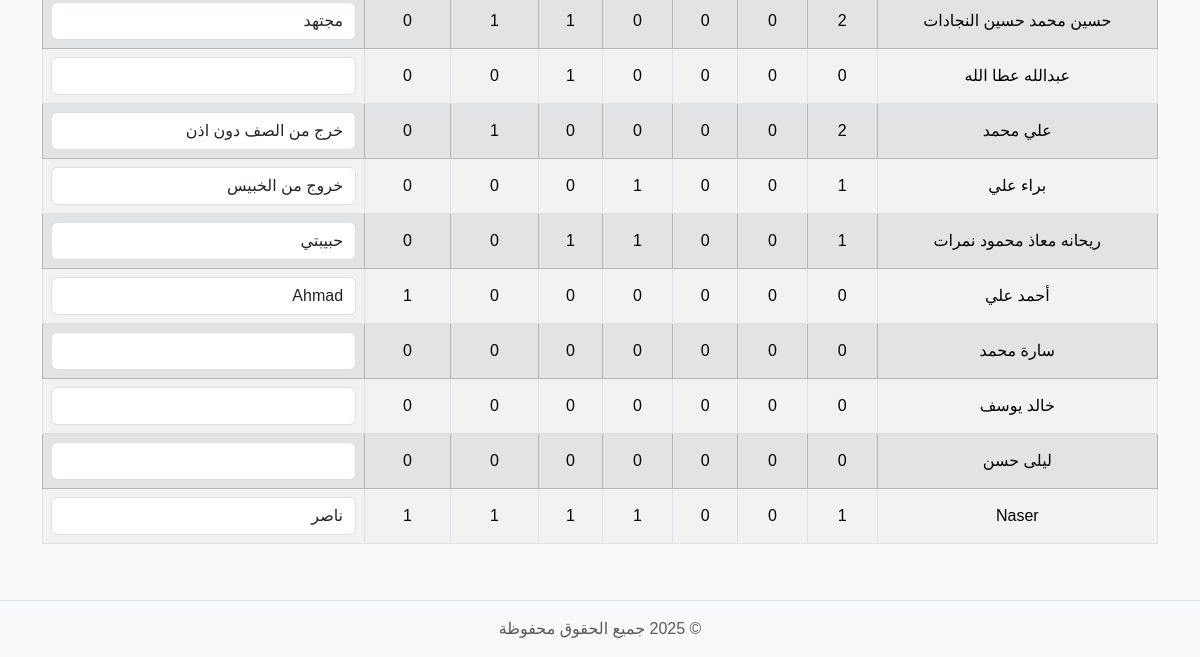
The page /reports (signed in, lower part) on the database as committed earlier.
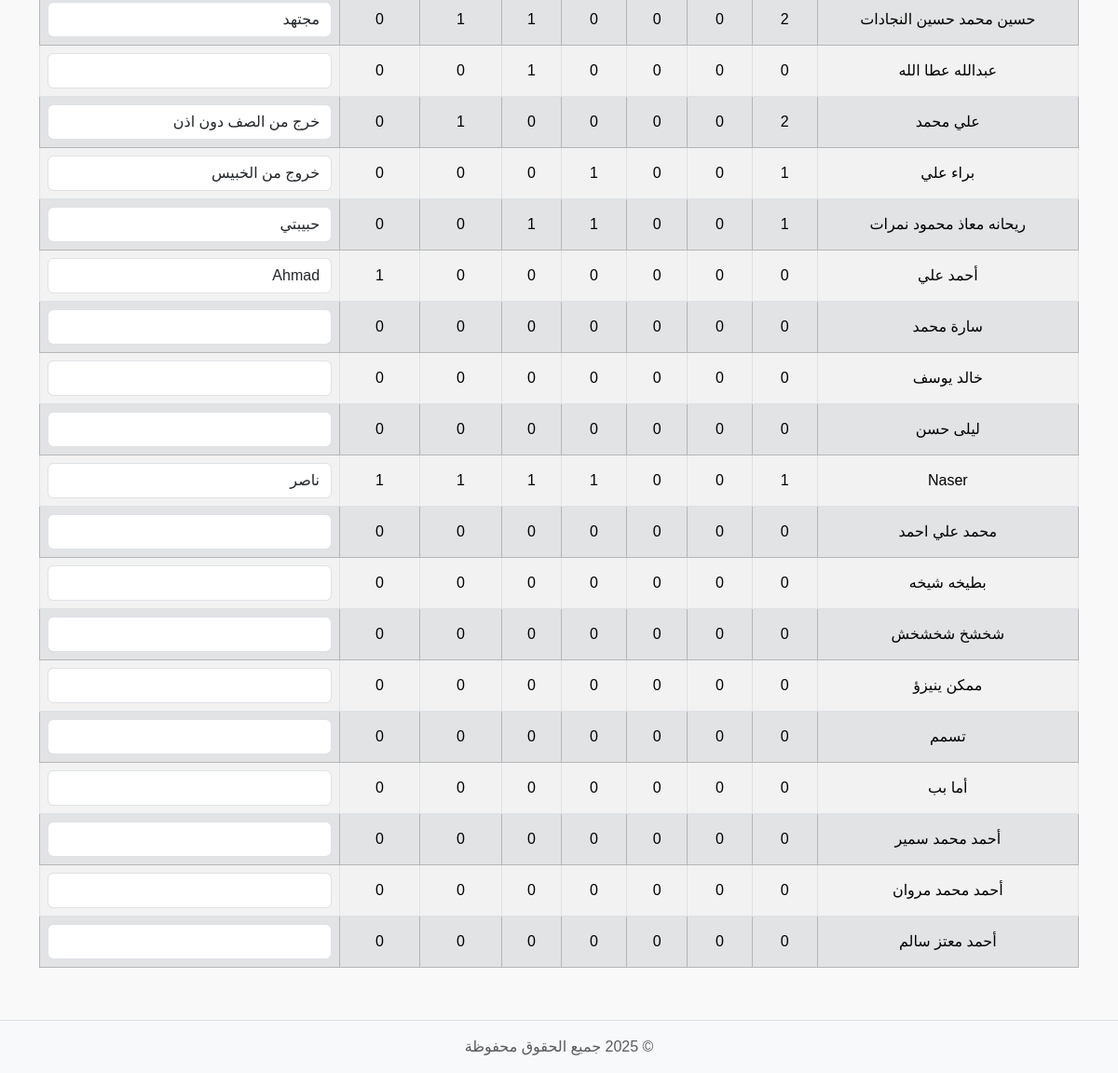
The same page on the database as committed later.
### tables this page shows
CREATE TABLE students (
    id INTEGER PRIMARY KEY AUTOINCREMENT,
    student_name TEXT NOT NULL,
    username TEXT,
    password TEXT
, class_name TEXT, section TEXT);

### app.py (the view)
@app.route('/reports')
@login_required
def reports_page():
    conn = get_db_connection()
    today = date.today().isoformat()
    students = conn.execute('''
        SELECT s.id, s.student_name, s.class_name, s.section,
               SUM(CASE WHEN a.status='present' THEN 1 ELSE 0 END) AS present_count,
               SUM(CASE WHEN a.status='late' THEN 1 ELSE 0 END) AS late_count,
               SUM(CASE WHEN a.status='absent' THEN 1 ELSE 0 END) AS absent_count,
               t.homework, t.book, t.participation, t.misbehavior, t.note
        FROM students s
        LEFT JOIN attendance a ON s.id = a.student_id
        LEFT JOIN student_tracking t ON s.id = t.student_id AND t.date=?
        GROUP BY s.id
    ''', (today,)).fetchall()
    classes = [row['class_name'] for row in conn.execute("SELECT DISTINCT class_name FROM students").fetchall()]
    sections = [row['section'] for row in conn.execute("SELECT DISTINCT section FROM students").fetchall()]
    conn.close()
    return render_template('reports.html', students=students, today=today, classes=classes, sections=sections)

### app.py (called while the page is built)
def get_db_connection():
    conn = sqlite3.connect('attendance.db')
    conn.row_factory = sqlite3.Row
    return conn

def login_required(f):
    @wraps(f)
    def decorated_function(*args, **kwargs):
        if 'user' not in session:
            return redirect(url_for('login'))
        return f(*args, **kwargs)
    return decorated_function

### templates/reports.html (shortened to what this page needs)
{% include 'partials/header.html' %}
<div class="container my-3">
    <div class="table-responsive">
        <table class="table table-bordered table-striped text-center" id="reportsTable">
            <tbody>
                {% for student in students %}
                <tr data-class="{{ student.class_name }}" data-section="{{ student.section }}" class="{% if loop.index0 % 2 == 0 %}table-white{% else %}table-secondary{% endif %}">
                    <td>{{ student.student_name }}</td>
                    <td class="clickable" data-student="{{ student.id }}" data-status="present">{{ student.present_count or 0 }}</td>
                    <td class="clickable" data-student="{{ student.id }}" data-status="late">{{ student.late_count or 0 }}</td>
                    <td class="clickable" data-student="{{ student.id }}" data-status="absent">{{ student.absent_count or 0 }}</td>
                    <td class="clickable" data-student="{{ student.id }}" data-field="homework">{{ student.homework or 0 }}</td>
                    <td class="clickable" data-student="{{ student.id }}" data-field="book">{{ student.book or 0 }}</td>
                    <td class="clickable" data-student="{{ student.id }}" data-field="participation">{{ student.participation or 0 }}</td>
                    <td class="clickable" data-student="{{ student.id }}" data-field="misbehavior">{{ student.misbehavior or 0 }}</td>
                    <td>
                        <input type="text" class="note-input form-control {% if student.note %}has-note{% endif %}"
                               value="{{ student.note or '' }}"
                               data-student="{{ student.id }}">
                    </td>
                </tr>
                {% endfor %}
            </tbody>
        </table>
    </div>
</div>
{% include 'partials/footer.html' %}

Rows that differ between the two databases and show on the page:
added students: student_name "محمد علي احمد", present_count "0", late_count "0", absent_count "0", homework "0", book "0", participation "0", misbehavior "0"
added students: student_name "بطيخه شيخه", present_count "0", late_count "0", absent_count "0", homework "0", book "0", participation "0", misbehavior "0"
added students: student_name "شخشخ شخشخش", present_count "0", late_count "0", absent_count "0", homework "0", book "0", participation "0", misbehavior "0"
added students: student_name "ممكن ينيزؤ", present_count "0", late_count "0", absent_count "0", homework "0", book "0", participation "0", misbehavior "0"
added students: student_name "تسمم", present_count "0", late_count "0", absent_count "0", homework "0", book "0", participation "0", misbehavior "0"
added students: student_name "أما بب", present_count "0", late_count "0", absent_count "0", homework "0", book "0", participation "0", misbehavior "0"
added students: student_name "أحمد محمد سمير", present_count "0", late_count "0", absent_count "0", homework "0", book "0", participation "0", misbehavior "0"
added students: student_name "أحمد محمد مروان", present_count "0", late_count "0", absent_count "0", homework "0", book "0", participation "0", misbehavior "0"
added students: student_name "أحمد معتز سالم", present_count "0", late_count "0", absent_count "0", homework "0", book "0", participation "0", misbehavior "0"
